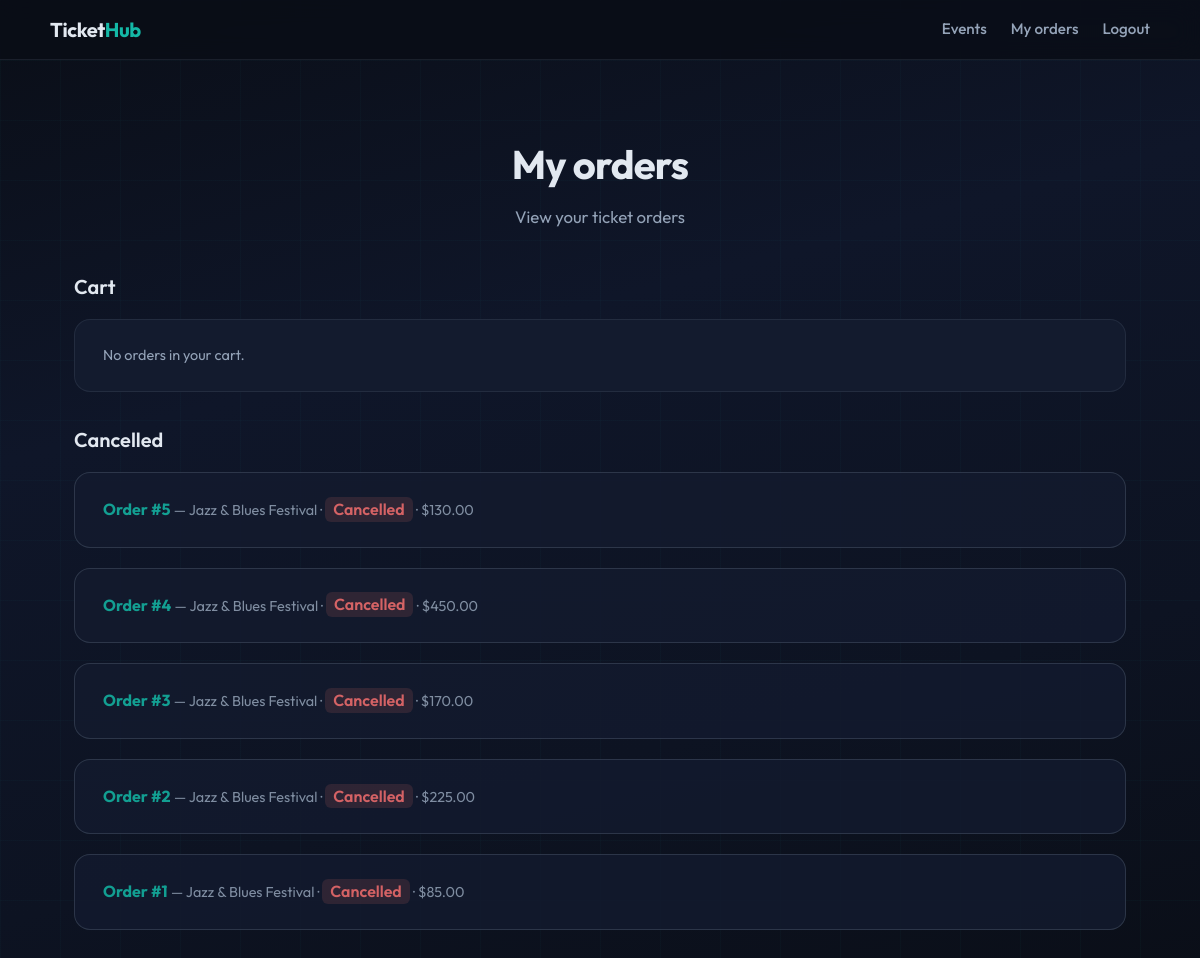
Screenshot of /orders/ (signed in) with the database file from the repository.
### orders/models.py (models this page shows, shortened)
class Order(models.Model):
    STATUS_PENDING = 'pending'
    STATUS_PAID = 'paid'
    STATUS_CANCELLED = 'cancelled'
    STATUS_CHOICES = [
        (STATUS_PENDING, 'Pending'),
        (STATUS_PAID, 'Paid'),
        (STATUS_CANCELLED, 'Cancelled'),
    ]
    user = models.ForeignKey(
        settings.AUTH_USER_MODEL, on_delete=models.SET_NULL, null=True, blank=True
    )
    session_key = models.CharField(max_length=40, blank=True, db_index=True)
    event = models.ForeignKey(Event, on_delete=models.CASCADE, related_name='orders')
    status = models.CharField(max_length=20, choices=STATUS_CHOICES, default=STATUS_PENDING)
    total_amount = models.DecimalField(max_digits=10, decimal_places=2, default=0)
    created_at = models.DateTimeField(auto_now_add=True)
    updated_at = models.DateTimeField(auto_now=True)
    class Meta:
        ordering = ['-created_at']

### events/models.py (models this page shows, shortened)
class Event(models.Model):
    name = models.CharField(max_length=255)
    slug = models.SlugField(unique=True)
    description = models.TextField(blank=True)
    venue = models.CharField(max_length=255)
    start_at = models.DateTimeField()
    end_at = models.DateTimeField(null=True, blank=True)
    total_capacity = models.PositiveIntegerField(default=0)  # total sellable tickets
    created_at = models.DateTimeField(auto_now_add=True)
    updated_at = models.DateTimeField(auto_now=True)
    class Meta:
        ordering = ['-start_at']

### orders/views.py (the view)
# urls.py: path('', views.order_list, name='order_list'),
def order_list(request):
    if request.user.is_authenticated:
        base = Order.objects.filter(user=request.user).select_related('event')
    else:
        base = Order.objects.filter(session_key=request.session.session_key).select_related('event')
    base = base.order_by('-created_at')[:50]
    cart_orders = [o for o in base if o.status == Order.STATUS_PENDING]
    paid_orders = [o for o in base if o.status == Order.STATUS_PAID]
    cancelled_orders = [o for o in base if o.status == Order.STATUS_CANCELLED]
    return render(request, 'orders/order_list.html', {
        'cart_orders': cart_orders,
        'paid_orders': paid_orders,
        'cancelled_orders': cancelled_orders,
    })

### orders/templates/orders/order_list.html (shortened to what this page needs)
{% extends 'base.html' %}
{% block content %}
<div class="hero">
    <h1>My orders</h1>
    <p class="sub">View your ticket orders</p>
</div>
<h2 style="margin-bottom: 1rem; font-size: 1.25rem;">Cart</h2>
{% for order in cart_orders %}
<div class="card" style="display: flex; align-items: center; justify-content: space-between; flex-wrap: wrap; gap: 1rem;">
    <div>
        <a href="{% url 'order_detail' order.pk %}"><strong>Order #{{ order.pk }}</strong></a>
        <span class="muted"> — {{ order.event.name }} · ${{ order.total_amount }}</span>
    </div>
    <div style="display: flex; gap: 0.75rem; flex-wrap: wrap;">
        <a href="{% url 'order_edit' order.pk %}" class="btn btn-outline">Edit</a>
        <form method="post" action="{% url 'order_cancel' order.pk %}" style="margin: 0;" onsubmit="return confirm('Remove this order and release the tickets?');">
            {% csrf_token %}
            <button type="submit" class="btn btn-outline" style="color: #f87171; border-color: rgba(248,113,113,0.5);">Remove</button>
        </form>
    </div>
</div>
{% empty %}
<div class="card">
    <p class="muted">No orders in your cart.</p>
</div>
{% endfor %}
<h2 style="margin: 2rem 0 1rem; font-size: 1.25rem;">Cancelled</h2>
{% for order in cancelled_orders %}
<div class="card order-cancelled" style="opacity: 0.85; border-color: rgba(148, 163, 184, 0.25);">
    <a href="{% url 'order_detail' order.pk %}"><strong>Order #{{ order.pk }}</strong></a>
    <span class="muted"> — {{ order.event.name }} · </span>
    <span class="status-cancelled">Cancelled</span>
    <span class="muted"> · ${{ order.total_amount }}</span>
</div>
{% empty %}
<div class="card" style="opacity: 0.85;">
    <p class="muted">No cancelled orders.</p>
</div>
{% endfor %}
{% endblock %}

### templates/base.html (shortened to what this page needs)
<!DOCTYPE html>
<html lang="en">
<head>
</head>
<body>
    <nav>
        <div class="nav-inner">
            <a href="{% url 'event_list' %}" class="logo">Ticket<span>Hub</span></a>
            <div class="links">
                <a href="{% url 'event_list' %}">Events</a>
                <a href="{% url 'order_list' %}">My orders</a>
                {% if user.is_authenticated %}
                    <a href="{% url 'logout' %}">Logout</a>
                {% else %}
                    <a href="{% url 'login' %}">Login</a>
                    <a href="{% url 'signup' %}">Sign up</a>
                {% endif %}
            </div>
        </div>
    </nav>
    <main class="wrap">
        {% block content %}{% endblock %}
    </main>
</body>
</html>

### templates/base.html (style rules this page uses)
:root { --bg-dark: #0a0e17; --bg-mid: #0f1629; --bg-card: rgba(15, 22, 41, 0.85); --bg-card-solid: #131b2e; --accent: #14b8a6; --accent-hover: #2dd4bf; --accent-dim: rgba(20, 184, 166, 0.15); --text: #e2e8f0; --text-muted: #94a3b8; --border: rgba(148, 163, 184, 0.12); --glow: 0 0 40px rgba(20, 184, 166, 0.08); }
* { box-sizing: border-box; margin: 0; padding: 0; }
html { scroll-behavior: smooth; }
body { font-family: 'Outfit', system-ui, sans-serif; background: var(--bg-dark); color: var(--text); min-height: 100vh; line-height: 1.6; position: relative; overflow-x: hidden; }
body::before { content: ''; position: fixed; inset: 0; background: linear-gradient(165deg, #0a0e17 0%, #0f1629 35%, #0d1322 70%, #0a0e17 100%); z-index: -2; }
body::after { content: ''; position: fixed; inset: 0; background-image: linear-gradient(rgba(20, 184, 166, 0.03) 1px, transparent 1px), linear-gradient(90deg, rgba(20, 184, 166, 0.03) 1px, transparent 1px); background-size: 60px 60px; z-index: -1; pointer-events: none; }
.wrap { max-width: 1100px; margin: 0 auto; padding: 1.5rem 1.5rem 3rem; }
nav { position: sticky; top: 0; background: rgba(10, 14, 23, 0.85); backdrop-filter: blur(12px); -webkit-backdrop-filter: blur(12px); border-bottom: 1px solid var(--border); padding: 0.85rem 1.5rem; z-index: 100; }
nav .nav-inner { max-width: 1100px; margin: 0 auto; display: flex; align-items: center; justify-content: space-between; }
nav .logo { font-weight: 700; font-size: 1.25rem; color: var(--text); text-decoration: none; letter-spacing: -0.02em; }
nav .logo span { color: var(--accent); }
nav .links { display: flex; flex-wrap: wrap; gap: 1.5rem; align-items: center; }
nav .links a { display: grid; color: var(--text-muted); text-decoration: none; font-weight: 500; font-size: 0.95rem; transition: color 0.2s; }
h1 { font-size: 2rem; font-weight: 700; margin-bottom: 0.5rem; letter-spacing: -0.02em; }
h2 { font-size: 1.35rem; font-weight: 600; margin-bottom: 0.5rem; }
.muted { color: var(--text-muted); font-size: 0.9rem; }
a { color: var(--accent); text-decoration: none; }
.card { background: var(--bg-card-solid); border: 1px solid var(--border); border-radius: 16px; padding: 1.5rem 1.75rem; margin-bottom: 1.25rem; transition: border-color 0.2s, box-shadow 0.2s; }
.hero { text-align: center; padding: 3rem 1rem 2.5rem; }
.hero h1 { font-size: 2.5rem; margin-bottom: 0.5rem; }
.hero .sub { color: var(--text-muted); font-size: 1.05rem; }

### orders/templates/orders/order_list.html (style rules this page uses)
.status-cancelled { color: #f87171; font-weight: 600; padding: 0.15rem 0.5rem; border-radius: 6px; background: rgba(248, 113, 113, 0.15); }

### rows the page displays
Order: pk "5", event.name "Jazz & Blues Festival", total_amount "130.00"
Order: pk "4", event.name "Jazz & Blues Festival", total_amount "450.00"
Order: pk "3", event.name "Jazz & Blues Festival", total_amount "170.00"
Order: pk "2", event.name "Jazz & Blues Festival", total_amount "225.00"
Order: pk "1", event.name "Jazz & Blues Festival", total_amount "85.00"
